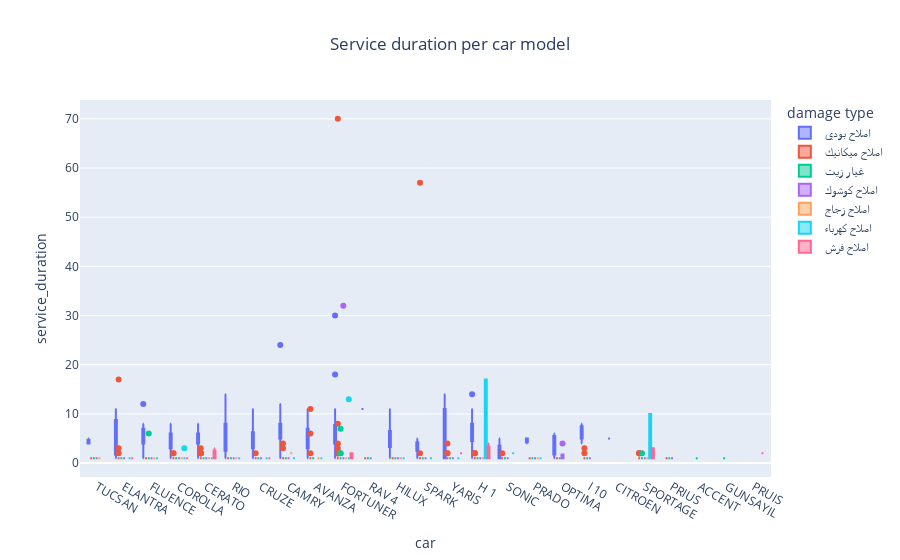

Here is the notebook cell this chart was saved with:
### Code cell
myBoxPlot(df,x='car',y='service_duration',color='damage type',title='Service duration per car model')

### Figure 1 — Plotly figure (JSON) as saved in the notebook; plotly's stock layout.template omitted (floating-point values rounded to 4 significant figures; data arrays with more than 128 entries replaced by an {"elided": "..."} marker saying what was removed)
{"data": [{"alignmentgroup": "True", "hovertemplate": "damage type=اصلاح بودي<br>car=%{x}<br>service_duration=%{y}<extra></extra>", "legendgroup": "اصلاح بودي", "marker": {"color": "#636efa"}, "name": "اصلاح بودي", "notched": false, "offsetgroup": "اصلاح بودي", "orientation": "v", "showlegend": true, "type": "box", "x": {"elided": "229 str values"}, "x0": " ", "xaxis": "x", "y": {"elided": "229 int values"}, "y0": " ", "yaxis": "y"}, {"alignmentgroup": "True", "hovertemplate": "damage type=اصلاح ميكانيك<br>car=%{x}<br>service_duration=%{y}<extra></extra>", "legendgroup": "اصلاح ميكانيك", "marker": {"color": "#EF553B"}, "name": "اصلاح ميكانيك", "notched": false, "offsetgroup": "اصلاح ميكانيك", "orientation": "v", "showlegend": true, "type": "box", "x": {"elided": "466 str values"}, "x0": " ", "xaxis": "x", "y": {"elided": "466 int values"}, "y0": " ", "yaxis": "y"}, {"alignmentgroup": "True", "hovertemplate": "damage type=غيار زيت<br>car=%{x}<br>service_duration=%{y}<extra></extra>", "legendgroup": "غيار زيت", "marker": {"color": "#00cc96"}, "name": "غيار زيت", "notched": false, "offsetgroup": "غيار زيت", "orientation": "v", "showlegend": true, "type": "box", "x": {"elided": "594 str values"}, "x0": " ", "xaxis": "x", "y": {"elided": "594 int values"}, "y0": " ", "yaxis": "y"}, {"alignmentgroup": "True", "hovertemplate": "damage type=اصلاح كوشوك<br>car=%{x}<br>service_duration=%{y}<extra></extra>", "legendgroup": "اصلاح كوشوك", "marker": {"color": "#ab63fa"}, "name": "اصلاح كوشوك", "notched": false, "offsetgroup": "اصلاح كوشوك", "orientation": "v", "showlegend": true, "type": "box", "x": ["CAMRY", "ELANTRA", "COROLLA", "FORTUNER", "I 10", "OPTIMA", "H 1", "RIO", "FORTUNER", "OPTIMA", "SONIC", "FORTUNER", "FORTUNER", "PRADO", "I 10", "H 1", "H 1", "H 1", "H 1", "H 1", "SONIC", "CERATO", "FORTUNER", "FORTUNER", "OPTIMA", "CERATO", "FORTUNER", "FORTUNER", "CERATO", "SPORTAGE", "FLUENCE", "RIO", "CAMRY", "CAMRY", "CERATO", "ELANTRA", "SPORTAGE", "RAV 4", "CERATO", "CRUZE", "FORTUNER", "CRUZE", "RIO", "H 1", "CERATO", "I 10", "CERATO", "H 1", "YARIS", "HILUX", "CAMRY", "H 1", "YARIS", "HILUX", "HILUX", "CAMRY", "YARIS", "FORTUNER", "ELANTRA", "CERATO", "HILUX", "HILUX", "SPORTAGE", "FORTUNER", "CERATO", "CAMRY", "SONIC", "CERATO", "FORTUNER", "HILUX", "SPARK", "CERATO", "CERATO", "FORTUNER", "FORTUNER", "HILUX", "HILUX", "TUCSAN", "I 10", "SPARK", "CAMRY", "FLUENCE", "FLUENCE", "SPARK", "H 1", "FORTUNER", "FORTUNER", "ELANTRA", "CERATO", "COROLLA", "SPARK", "H 1", "H 1", "FORTUNER", "CERATO", "ELANTRA", "OPTIMA", "SPORTAGE", "SPARK", "SPORTAGE", "I 10", "PRIUS", "H 1", "CERATO", "H 1", "H 1", "FLUENCE", "CAMRY", "FORTUNER", "CERATO", "CAMRY", "CERATO", "COROLLA", "OPTIMA", "ELANTRA", "CERATO", "COROLLA", "CERATO", "FORTUNER", "SPORTAGE", "CAMRY", "FORTUNER", "CERATO", "COROLLA"], "x0": " ", "xaxis": "x", "y": [1, 1, 1, 1, 1, 1, 1, 1, 1, 4, 1, 1, 1, 1, 1, 1, 1, 1, 1, 1, 1, 1, 1, 32, 1, 1, 1, 1, 1, 1, 1, 1, 1, 1, 1, 1, 1, 1, 1, 1, 1, 1, 1, 1, 1, 1, 1, 1, 1, 1, 1, 1, 1, 1, 1, 1, 1, 1, 1, 1, 1, 1, 1, 1, 1, 1, 1, 1, 1, 1, 1, 1, 1, 1, 1, 1, 1, 1, 1, 1, 1, 1, 1, 1, 1, 1, 1, 1, 1, 1, 1, 1, 1, 1, 1, 1, 1, 1, 1, 1, 1, 1, 1, 1, 1, 1, 1, 1, 1, 1, 1, 1, 1, 1, 1, 1, 1, 1, 1, 1, 1, 1, 1, 1], "y0": " ", "yaxis": "y"}, {"alignmentgroup": "True", "hovertemplate": "damage type=اصلاح زجاج<br>car=%{x}<br>service_duration=%{y}<extra></extra>", "legendgroup": "اصلاح زجاج", "marker": {"color": "#FFA15A"}, "name": "اصلاح زجاج", "notched": false, "offsetgroup": "اصلاح زجاج", "orientation": "v", "showlegend": true, "type": "box", "x": ["CAMRY", "HILUX", "PRADO", "CERATO", "CERATO", "COROLLA", "CERATO", "AVANZA", "H 1", "COROLLA", "CERATO", "TUCSAN", "CERATO", "SPORTAGE", "FLUENCE", "H 1", "RIO", "SPORTAGE", "CERATO", "FORTUNER", "COROLLA"], "x0": " ", "xaxis": "x", "y": [2, 1, 1, 1, 1, 1, 1, 1, 1, 1, 1, 1, 1, 1, 1, 1, 1, 1, 1, 1, 1], "y0": " ", "yaxis": "y"}, {"alignmentgroup": "True", "hovertemplate": "damage type=اصلاح كهرباء<br>car=%{x}<br>service_duration=%{y}<extra></extra>", "legendgroup": "اصلاح كهرباء", "marker": {"color": "#19d3f3"}, "name": "اصلاح كهرباء", "notched": false, "offsetgroup": "اصلاح كهرباء", "orientation": "v", "showlegend": true, "type": "box", "x": ["COROLLA", "SPORTAGE", "FORTUNER", "SONIC", "RIO", "YARIS", "CERATO", "CERATO", "COROLLA", "COROLLA", "PRADO", "CRUZE", "SPARK", "COROLLA", "CAMRY", "CERATO", "CERATO", "CERATO", "SPARK", "COROLLA", "SPARK", "CERATO", "ELANTRA", "RIO", "AVANZA", "ELANTRA", "RIO", "SPARK", "COROLLA", "FORTUNER", "SPARK", "CAMRY", "CAMRY", "FORTUNER", "FORTUNER", "SPORTAGE", "H 1", "CERATO", "CERATO", "H 1", "FLUENCE", "HILUX", "FORTUNER", "PRADO", "FORTUNER", "CERATO"], "x0": " ", "xaxis": "x", "y": [1, 10, 13, 2, 1, 1, 1, 1, 1, 3, 1, 1, 1, 1, 1, 1, 1, 1, 1, 1, 1, 1, 1, 1, 1, 1, 1, 1, 1, 1, 1, 1, 1, 1, 1, 1, 1, 1, 1, 17, 1, 1, 1, 1, 1, 1], "y0": " ", "yaxis": "y"}, {"alignmentgroup": "True", "hovertemplate": "damage type=اصلاح فرش<br>car=%{x}<br>service_duration=%{y}<extra></extra>", "legendgroup": "اصلاح فرش", "marker": {"color": "#FF6692"}, "name": "اصلاح فرش", "notched": false, "offsetgroup": "اصلاح فرش", "orientation": "v", "showlegend": true, "type": "box", "x": ["YARIS", "FORTUNER", "FORTUNER", "H 1", "CERATO", "SPORTAGE", "CERATO", "H 1", "FORTUNER", "FORTUNER", "COROLLA", "ELANTRA", "CERATO", "FORTUNER", "SPORTAGE", "FORTUNER", "CRUZE", "H 1", "PRUIS"], "x0": " ", "xaxis": "x", "y": [2, 2, 2, 4, 3, 3, 1, 1, 1, 1, 1, 1, 1, 1, 1, 1, 1, 1, 2], "y0": " ", "yaxis": "y"}], "layout": {"boxmode": "group", "legend": {"title": {"text": "damage type"}, "tracegroupgap": 0}, "title": {"text": "Service duration per car model", "x": 0.5}, "xaxis": {"anchor": "y", "domain": [0, 1], "title": {"text": "car"}}, "yaxis": {"anchor": "x", "domain": [0, 1], "title": {"text": "service_duration"}}}}
